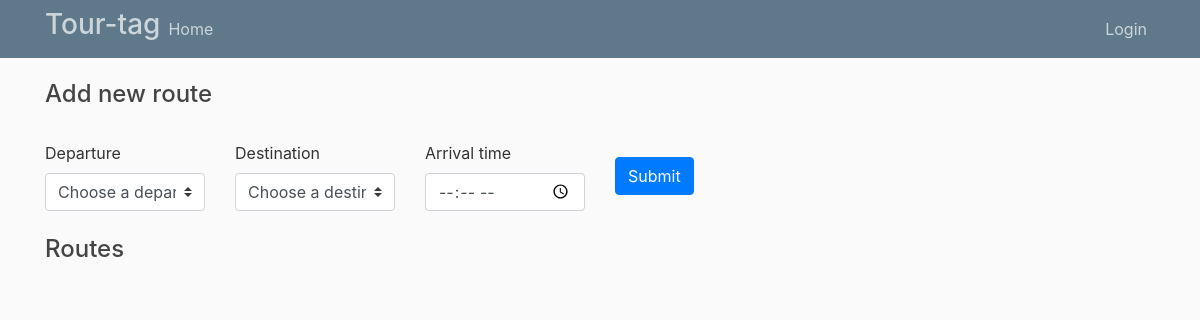
The page /addDestination/ on the database as committed earlier.
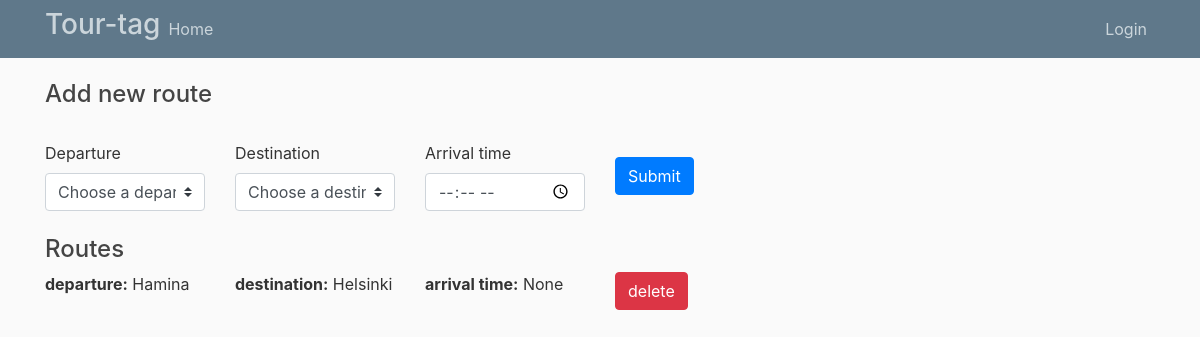
The same page on the database as committed later.
### users/models.py (models this page shows)
class Routes(models.Model):
    departure = models.CharField(max_length=100)
    destination = models.CharField(max_length=100)
    arrivetime = models.CharField(max_length=100, blank=True, null=True)

### users/views.py (the view, shortened to what this page needs)
# urls.py: path('addDestination/', views.addDestination, name='addDestination'),
def addDestination(request):
    routes = Routes.objects.all()
    print('in add destination')
    subjects = Cities.objects.all()
    return render(request, 'addDestination.html',{'subjects': subjects, 'routes': routes})

### users/templates/addDestination.html (shortened to what this page needs)
{% extends "base.html" %}
{% block content %}
    <h4> Add new route </h4>
    <br>
   <form action="" method="post" class="row row-cols-lg-auto g-3 align-items-center">
         <div class="col">
            <label for="inputStatus">Departure</label>
            <select id="question-subject" name='city_id' class="form-control custom-select">
                <option selected disabled>Choose a departure</option>
            </select>
        </div>
        <div class="col">
            <label for="inputStatus">Destination</label>
            <select id="question-topic" class="form-control custom-select" name="city_id2">
                <option selected disabled>Choose a destination</option>
            </select>
         </div>
    <div class="col">
        <label for="inputMDEx1">Arrival time</label>
        <input type="time" name='date' id="inputMDEx1" class="form-control">
    </div>
    <div class="col">
         <input type="submit" name="submit" class="btn btn-primary">
    </div>
</form>
    <br>
    <h4> Routes </h4>
    {% for route in routes %}
         <form method="POST" class="row">
                <div class="col">
                    <b>departure:</b> {{route.departure}}
                </div>
                <div class="col">
                    <b>destination:</b> {{route.destination}}
                </div>
                <div class="col">
                    <b>arrival time:</b> {{route.arrivetime}}
                </div>
                <div class="col">
                     <button type="Submit" name="delete_items"  class="btn btn-danger" value="{{ route.pk }}">delete</button>
                </div>
                <br><br>
        </form>
    {% endfor %}
{% endblock content %}

Rows that differ between the two databases and show on the page:
added Routes: departure "Hamina", destination "Helsinki", arrivetime "None", {{ route.pk }} 4 (drawn)
